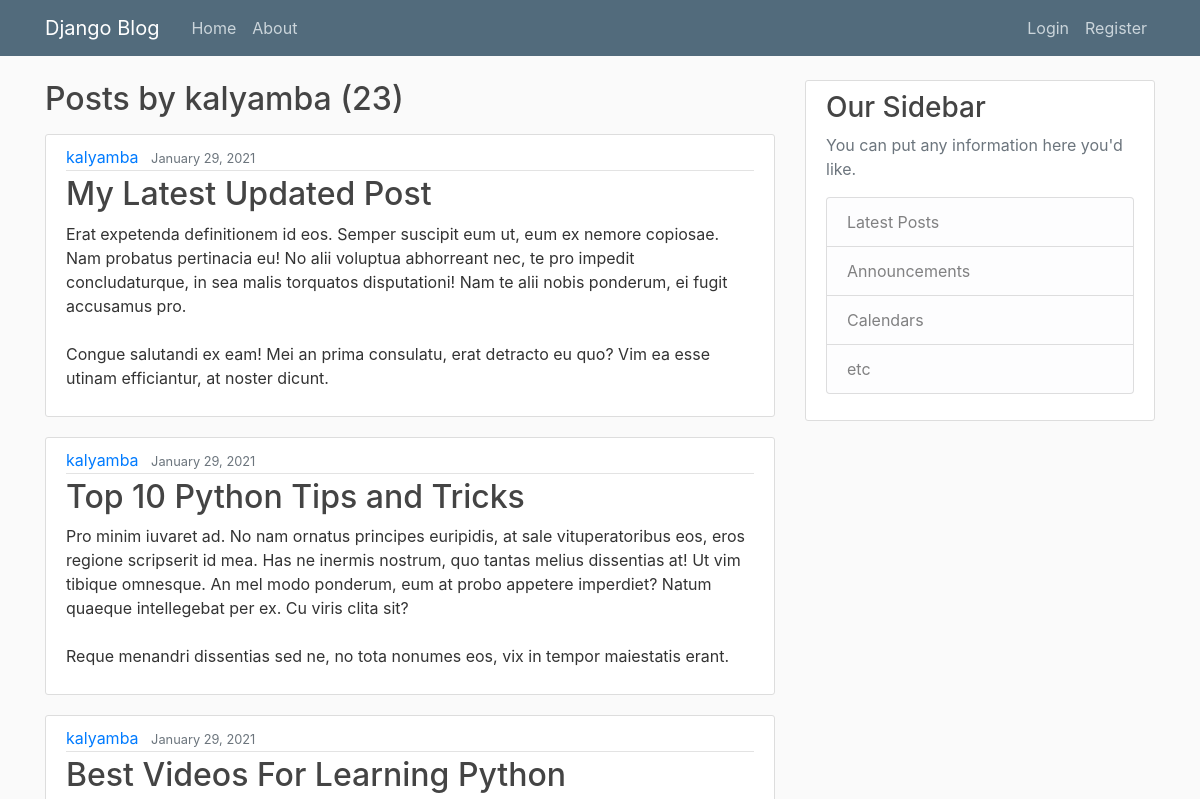
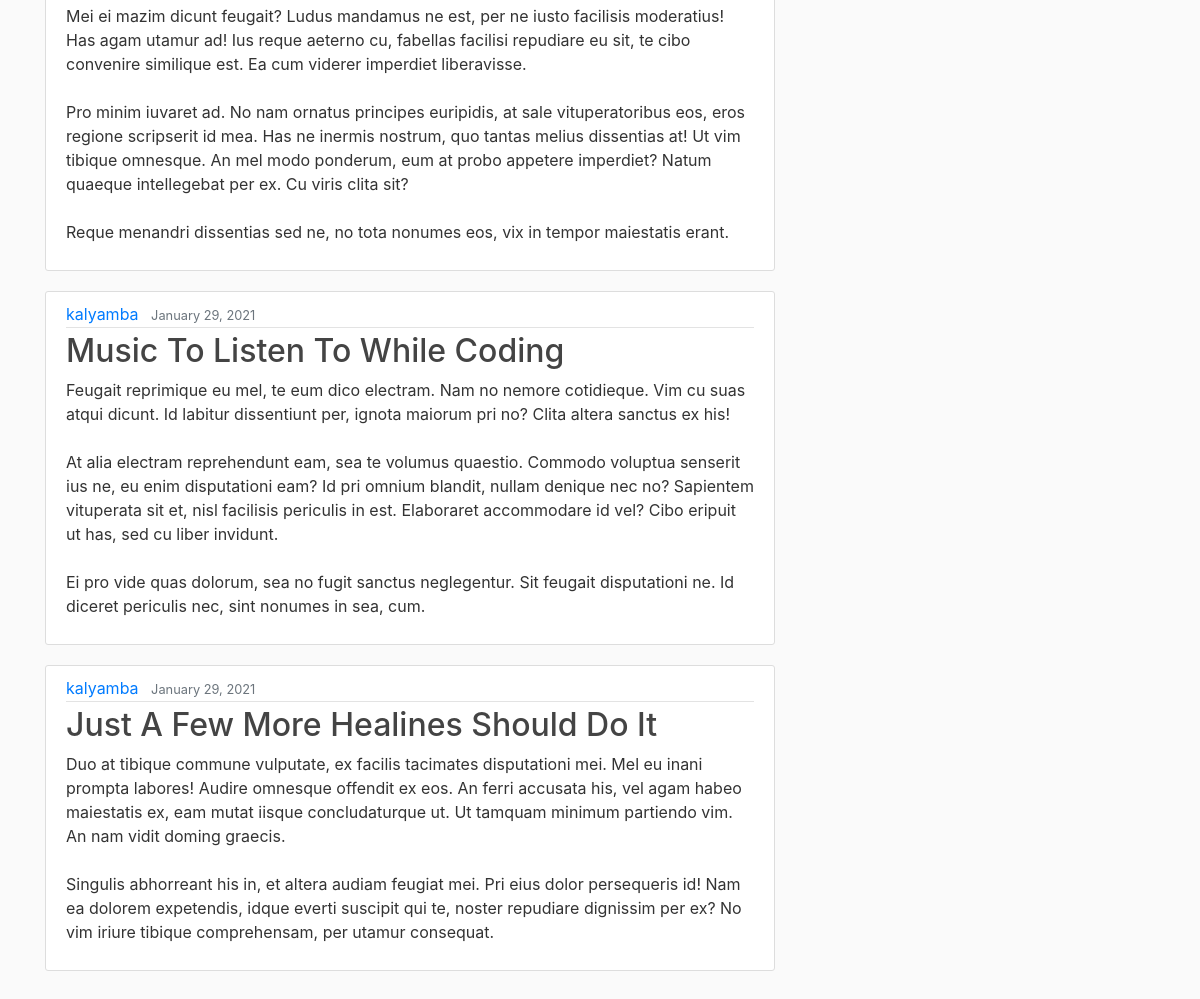
/user/kalyamba, run on the app's committed database (2 pictures, top to bottom).
### blog/models.py (models this page shows, shortened)
class Post(models.Model):
    title = models.CharField(max_length=100)
    content = models.TextField()
    date_posted = models.DateTimeField(default=timezone.now)
    author = models.ForeignKey(User, on_delete=models.CASCADE)

### blog/views.py (the view)
# urls.py: path('user/<str:username>', UserListView.as_view(), name='user-posts'),
class UserListView(ListView):
    model = Post
    template_name = 'blog/user_posts.html'  # <app>/<model>_<viewtype>.html
    context_object_name = 'posts'
    paginate_by = 5
    def get_queryset(self):
        user = get_object_or_404(User, username=self.kwargs.get('username'))
        return Post.objects.filter(author=user).order_by('-date_posted')

### blog/templates/blog/user_posts.html (shortened to what this page needs)
{% extends 'blog/base.html' %} {% load rangepaginator %} {% block content %}
<h2 class="mb-3">Posts by {{ view.kwargs.username }} ({{ page_obj.paginator.count }})</h2>
{% for post in posts %}
<article class="media content-section">
    <div class="media-body">
        <div class="article-metadata">
            <a class="mr-2" href="{% url 'blog:user-posts' post.author.username %}">{{ post.author.username }}</a>
            <small class="text-muted">{{ post.date_posted|date:"F d, Y " }}</small>
        </div>
        <h2><a class="article-title" href="{% url 'blog:post-detail' post.id %}">{{ post.title }}</a></h2>
        <p class="article-content">{{ post.content }}</p>
    </div>
</article>
{% endfor %}
<div class="row align-items-center justify-content-center">
</div> {% endblock %}

### blog/static/blog/main.css (style rules this page uses)
body { background: #fafafa; color: #333333; margin-top: 5rem; }
h1, h2, h3, h4, h5, h6 { color: #444444; }
.content-section { background: #ffffff; padding: 10px 20px; border: 1px solid #dddddd; border-radius: 3px; margin-bottom: 20px; }
.article-title { color: #444444; }
.article-content { white-space: pre-line; }
.article-metadata { padding-bottom: 1px; margin-bottom: 4px; border-bottom: 1px solid #e3e3e3 }

### data on the page
Post: author.username "kalyamba", date_posted "January 29, 2021", title "My Latest Updated Post", content "Erat expetenda definitionem id eos. Semper suscipit eum ut, eum ex nemore copiosae. Nam probatus pertinacia eu! No alii voluptua abhorreant nec, te pro impedit concludaturque, in sea malis torquatos disputationi! Nam te alii nobis ponderum, ei fugit accusamus pro. Congue salutandi ex eam! Mei an prima consulatu, erat detracto eu quo? Vim ea esse utinam efficiantur, at noster dicunt."
Post: author.username "kalyamba", date_posted "January 29, 2021", title "Top 10 Python Tips and Tricks", content "Pro minim iuvaret ad. No nam ornatus principes euripidis, at sale vituperatoribus eos, eros regione scripserit id mea. Has ne inermis nostrum, quo tantas melius dissentias at! Ut vim tibique omnesque. An mel modo ponderum, eum at probo appetere imperdiet? Natum quaeque intellegebat per ex. Cu viris clita sit? Reque menandri dissentias sed ne, no tota nonumes eos, vix in tempor maiestatis erant."
Post: author.username "kalyamba", date_posted "January 29, 2021", title "Best Videos For Learning Python", content "Mei ei mazim dicunt feugait? Ludus mandamus ne est, per ne iusto facilisis moderatius! Has agam utamur ad! Ius reque aeterno cu, fabellas facilisi repudiare eu sit, te cibo convenire similique est. Ea cum viderer imperdiet liberavisse. Pro minim iuvaret ad. No nam ornatus principes euripidis, at sale vituperatoribus eos, eros regione scripserit id mea. Has ne inermis nostrum, quo tantas melius dissentias at! Ut vim tibique omnesque. An mel modo ponderum, eum at probo appetere imperdiet? Natum quaeque intellegebat per ex. Cu viris clita sit? Reque menandri dissentias sed ne, no tota nonumes eos, vix in tempor maiestatis erant."
Post: author.username "kalyamba", date_posted "January 29, 2021", title "Music To Listen To While Coding", content "Feugait reprimique eu mel, te eum dico electram. Nam no nemore cotidieque. Vim cu suas atqui dicunt. Id labitur dissentiunt per, ignota maiorum pri no? Clita altera sanctus ex his! At alia electram reprehendunt eam, sea te volumus quaestio. Commodo voluptua senserit ius ne, eu enim disputationi eam? Id pri omnium blandit, nullam denique nec no? Sapientem vituperata sit et, nisl facilisis periculis in est. Elaboraret accommodare id vel? Cibo eripuit ut has, sed cu liber invidunt. Ei pro vide quas dolorum, sea no fugit sanctus neglegentur. Sit feugait disputationi ne. Id diceret periculis nec, sint nonumes in sea, cum."
Post: author.username "kalyamba", date_posted "January 29, 2021", title "Just A Few More Healines Should Do It", content "Duo at tibique commune vulputate, ex facilis tacimates disputationi mei. Mel eu inani prompta labores! Audire omnesque offendit ex eos. An ferri accusata his, vel agam habeo maiestatis ex, eam mutat iisque concludaturque ut. Ut tamquam minimum partiendo vim. An nam vidit doming graecis. Singulis abhorreant his in, et altera audiam feugiat mei. Pri eius dolor persequeris id! Nam ea dolorem expetendis, idque everti suscipit qui te, noster repudiare dignissim per ex? No vim iriure tibique comprehensam, per utamur consequat."

### other printed values
{{ view.kwargs.username }} "kalyamba"
{{ page_obj.paginator.count }} "23"
